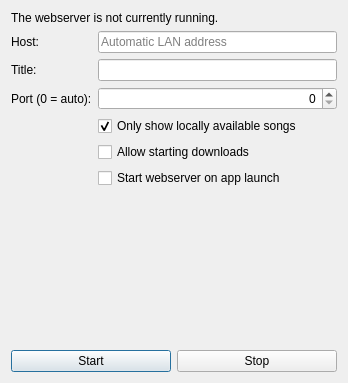
<?xml version="1.0" encoding="UTF-8"?>
<ui version="4.0">
 <class>Dialog</class>
 <widget class="QDialog" name="Dialog">
  <property name="geometry">
   <rect>
    <x>0</x>
    <y>0</y>
    <width>348</width>
    <height>368</height>
   </rect>
  </property>
  <property name="windowTitle">
   <string>Webserver</string>
  </property>
  <layout class="QVBoxLayout" name="verticalLayout">
   <item>
    <widget class="QLabel" name="label_status">
     <property name="text">
      <string>The webserver is not currently running.</string>
     </property>
     <property name="openExternalLinks">
      <bool>true</bool>
     </property>
    </widget>
   </item>
   <item>
    <layout class="QFormLayout" name="formLayout">
     <item row="0" column="0">
      <widget class="QLabel" name="label_host">
       <property name="text">
        <string>Host:</string>
       </property>
      </widget>
     </item>
     <item row="0" column="1">
      <widget class="QLineEdit" name="edit_host">
       <property name="placeholderText">
        <string>Automatic LAN address</string>
       </property>
       <property name="toolTip">
        <string>IP address or hostname to bind to. Use 127.0.0.1 for local access or 0.0.0.0 for all IPv4 interfaces.</string>
       </property>
      </widget>
     </item>
     <item row="1" column="0">
      <widget class="QLabel" name="label">
       <property name="text">
        <string>Title:</string>
       </property>
      </widget>
     </item>
     <item row="1" column="1">
      <widget class="QLineEdit" name="edit_title"/>
     </item>
     <item row="2" column="0">
      <widget class="QLabel" name="label_2">
       <property name="text">
        <string>Port (0 = auto):</string>
       </property>
      </widget>
     </item>
     <item row="2" column="1">
      <widget class="QSpinBox" name="box_port">
       <property name="sizePolicy">
        <sizepolicy hsizetype="Minimum" vsizetype="Fixed">
         <horstretch>0</horstretch>
         <verstretch>0</verstretch>
        </sizepolicy>
       </property>
       <property name="alignment">
        <set>Qt::AlignmentFlag::AlignRight|Qt::AlignmentFlag::AlignTrailing|Qt::AlignmentFlag::AlignVCenter</set>
       </property>
       <property name="maximum">
        <number>65535</number>
       </property>
      </widget>
     </item>
     <item row="3" column="1">
      <widget class="QCheckBox" name="checkBox_only_local_songs">
       <property name="text">
        <string>Only show locally available songs</string>
       </property>
       <property name="checked">
        <bool>true</bool>
       </property>
      </widget>
     </item>
     <item row="4" column="1">
      <widget class="QCheckBox" name="checkBox_allow_downloads">
       <property name="text">
        <string>Allow starting downloads</string>
       </property>
      </widget>
     </item>
     <item row="5" column="1">
      <widget class="QCheckBox" name="checkBox_auto_start">
       <property name="text">
        <string>Start webserver on app launch</string>
       </property>
      </widget>
     </item>
    </layout>
   </item>
   <item>
    <spacer name="verticalSpacer_2">
     <property name="orientation">
      <enum>Qt::Orientation::Vertical</enum>
     </property>
     <property name="sizeHint" stdset="0">
      <size>
       <width>20</width>
       <height>40</height>
      </size>
     </property>
    </spacer>
   </item>
   <item>
    <widget class="QLabel" name="label_qrcode">
     <property name="minimumSize">
      <size>
       <width>150</width>
       <height>150</height>
      </size>
     </property>
     <property name="text">
      <string/>
     </property>
     <property name="alignment">
      <set>Qt::AlignmentFlag::AlignCenter</set>
     </property>
    </widget>
   </item>
   <item>
    <spacer name="verticalSpacer">
     <property name="orientation">
      <enum>Qt::Orientation::Vertical</enum>
     </property>
     <property name="sizeHint" stdset="0">
      <size>
       <width>20</width>
       <height>40</height>
      </size>
     </property>
    </spacer>
   </item>
   <item>
    <layout class="QHBoxLayout" name="horizontalLayout">
     <item>
      <widget class="QPushButton" name="button_start">
       <property name="text">
        <string>Start</string>
       </property>
      </widget>
     </item>
     <item>
      <widget class="QPushButton" name="button_stop">
       <property name="text">
        <string>Stop</string>
       </property>
      </widget>
     </item>
    </layout>
   </item>
  </layout>
 </widget>
 <resources/>
 <connections/>
</ui>
